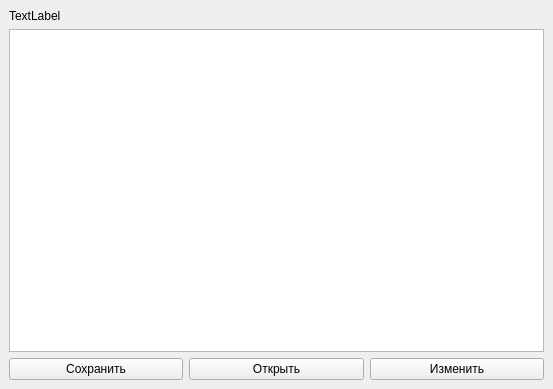
<?xml version="1.0" encoding="UTF-8"?>
<ui version="4.0">
 <class>MainWindow</class>
 <widget class="QMainWindow" name="MainWindow">
  <property name="geometry">
   <rect>
    <x>0</x>
    <y>0</y>
    <width>553</width>
    <height>389</height>
   </rect>
  </property>
  <property name="windowTitle">
   <string>MainWindow</string>
  </property>
  <widget class="QWidget" name="centralwidget">
   <layout class="QVBoxLayout" name="verticalLayout_2">
    <item>
     <layout class="QVBoxLayout" name="verticalLayout">
      <item>
       <widget class="QLabel" name="path_lable">
        <property name="text">
         <string>TextLabel</string>
        </property>
       </widget>
      </item>
      <item>
       <widget class="QTextEdit" name="textEdit"/>
      </item>
     </layout>
    </item>
    <item>
     <layout class="QHBoxLayout" name="horizontalLayout">
      <item>
       <widget class="QPushButton" name="Save_btn">
        <property name="text">
         <string>Сохранить</string>
        </property>
       </widget>
      </item>
      <item>
       <widget class="QPushButton" name="Open_btn">
        <property name="text">
         <string>Открыть</string>
        </property>
       </widget>
      </item>
      <item>
       <widget class="QPushButton" name="Change_btn">
        <property name="text">
         <string>Изменить</string>
        </property>
       </widget>
      </item>
     </layout>
    </item>
   </layout>
  </widget>
 </widget>
 <resources/>
 <connections/>
</ui>
